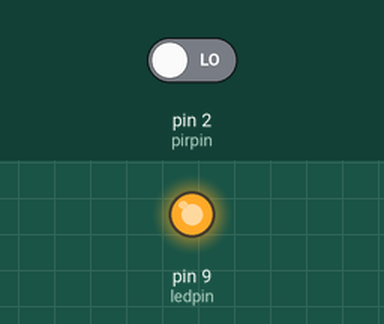
The sketch below on a simulated Arduino Uno, built with avr-gcc and run on an emulated ATmega328P. Shown: output pins drawn as LEDs (lit = HIGH). Inputs (shaded band) come from the test bench; at power-on: pin 2 (pirpin) LOW.

Above: at 4.2 s.
4.3 s: pin 2 (pirpin) driven HIGH
At 10.0 s:
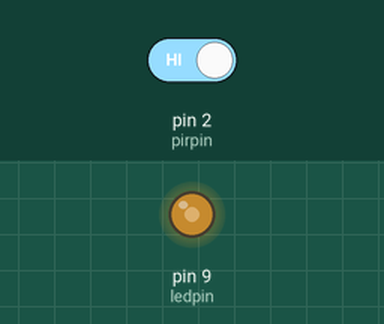
At 20.0 s:
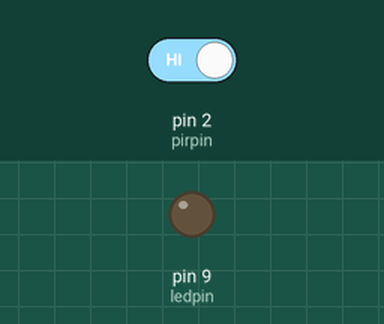
Timing chart, 0 to 20.7 s (numbered marks = the images above; inputs shaded):
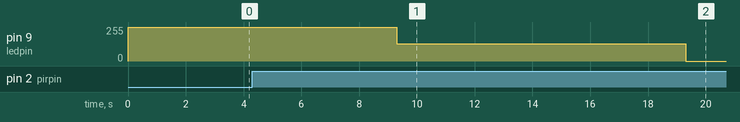

The sketch:

SolarMotionLamp__1_.ino
```cpp
const int pirpin = 2;
const int ledpin = 9; // PWM pin

volatile bool motionDetected = false;
bool LedIsOn = false;
unsigned long LastMotionTime = 0;

void wakeUp() {
  motionDetected = true;
  LastMotionTime = millis(); // jab motion detect hua, uss waqt ka time yaad rakho
}

void setup() {
  pinMode(pirpin, INPUT);
  pinMode(ledpin, OUTPUT);

  attachInterrupt(digitalPinToInterrupt(pirpin), wakeUp, RISING); // PIR motion interrupt
  digitalWrite(ledpin, LOW); // Start mein LED band
}

void loop() {
  unsigned long TimeSinceMotion = millis() - LastMotionTime;

  if (TimeSinceMotion < 5000) {
    // Motion ke 5 seconds tak: full brightness
    analogWrite(ledpin, 255);
    LedIsOn = true;
  }
  else if (TimeSinceMotion < 15000) {
    // Motion ke 5-15 seconds baad: dim light
    analogWrite(ledpin, 128);
    LedIsOn = true;
  }
  else {
    // 15 seconds ke baad: LED off
    analogWrite(ledpin, 0);
    LedIsOn = false;
    motionDetected = false; // fir se nayi motion ke liye ready ho jao
  }

  // Loop fast chalega, bas LED ki brightness adjust hoti rahegi based on motion timing
}
```
